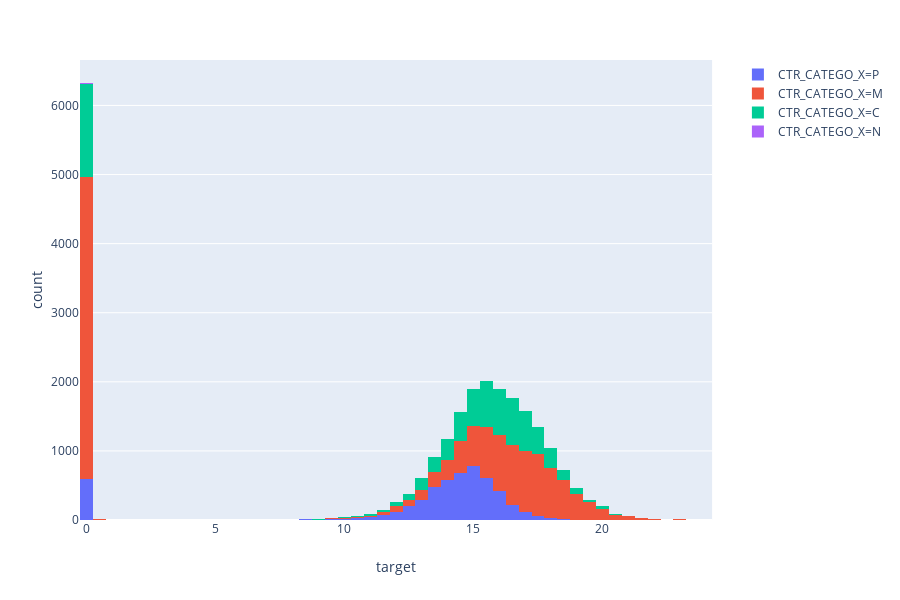

Here is the notebook cell this chart was saved with:
### Code cell
px.histogram(train, x='target',color='CTR_CATEGO_X')

### Figure 1 — Plotly figure (JSON) as saved in the notebook; plotly's stock layout.template omitted (floating-point values rounded to 4 significant figures; data arrays with more than 128 entries replaced by an {"elided": "..."} marker saying what was removed)
{"data": [{"alignmentgroup": "True", "bingroup": "x", "hoverlabel": {"namelength": 0}, "hovertemplate": "CTR_CATEGO_X=P<br>target=%{x}<br>count=%{y}", "legendgroup": "CTR_CATEGO_X=P", "marker": {"color": "#636efa"}, "name": "CTR_CATEGO_X=P", "offsetgroup": "CTR_CATEGO_X=P", "orientation": "v", "showlegend": true, "type": "histogram", "x": {"elided": "5398 float values"}, "xaxis": "x", "yaxis": "y"}, {"alignmentgroup": "True", "bingroup": "x", "hoverlabel": {"namelength": 0}, "hovertemplate": "CTR_CATEGO_X=M<br>target=%{x}<br>count=%{y}", "legendgroup": "CTR_CATEGO_X=M", "marker": {"color": "#EF553B"}, "name": "CTR_CATEGO_X=M", "offsetgroup": "CTR_CATEGO_X=M", "orientation": "v", "showlegend": true, "type": "histogram", "x": {"elided": "12809 float values"}, "xaxis": "x", "yaxis": "y"}, {"alignmentgroup": "True", "bingroup": "x", "hoverlabel": {"namelength": 0}, "hovertemplate": "CTR_CATEGO_X=C<br>target=%{x}<br>count=%{y}", "legendgroup": "CTR_CATEGO_X=C", "marker": {"color": "#00cc96"}, "name": "CTR_CATEGO_X=C", "offsetgroup": "CTR_CATEGO_X=C", "orientation": "v", "showlegend": true, "type": "histogram", "x": {"elided": "6835 float values"}, "xaxis": "x", "yaxis": "y"}, {"alignmentgroup": "True", "bingroup": "x", "hoverlabel": {"namelength": 0}, "hovertemplate": "CTR_CATEGO_X=N<br>target=%{x}<br>count=%{y}", "legendgroup": "CTR_CATEGO_X=N", "marker": {"color": "#ab63fa"}, "name": "CTR_CATEGO_X=N", "offsetgroup": "CTR_CATEGO_X=N", "orientation": "v", "showlegend": true, "type": "histogram", "x": [0, 0, 0, 15.87, 0, 0, 0, 0, 0, 0, 0], "xaxis": "x", "yaxis": "y"}], "layout": {"barmode": "relative", "height": 600, "legend": {"tracegroupgap": 0}, "margin": {"t": 60}, "xaxis": {"anchor": "y", "domain": [0, 0.98], "title": {"text": "target"}}, "yaxis": {"anchor": "x", "domain": [0, 1], "title": {"text": "count"}}}}
